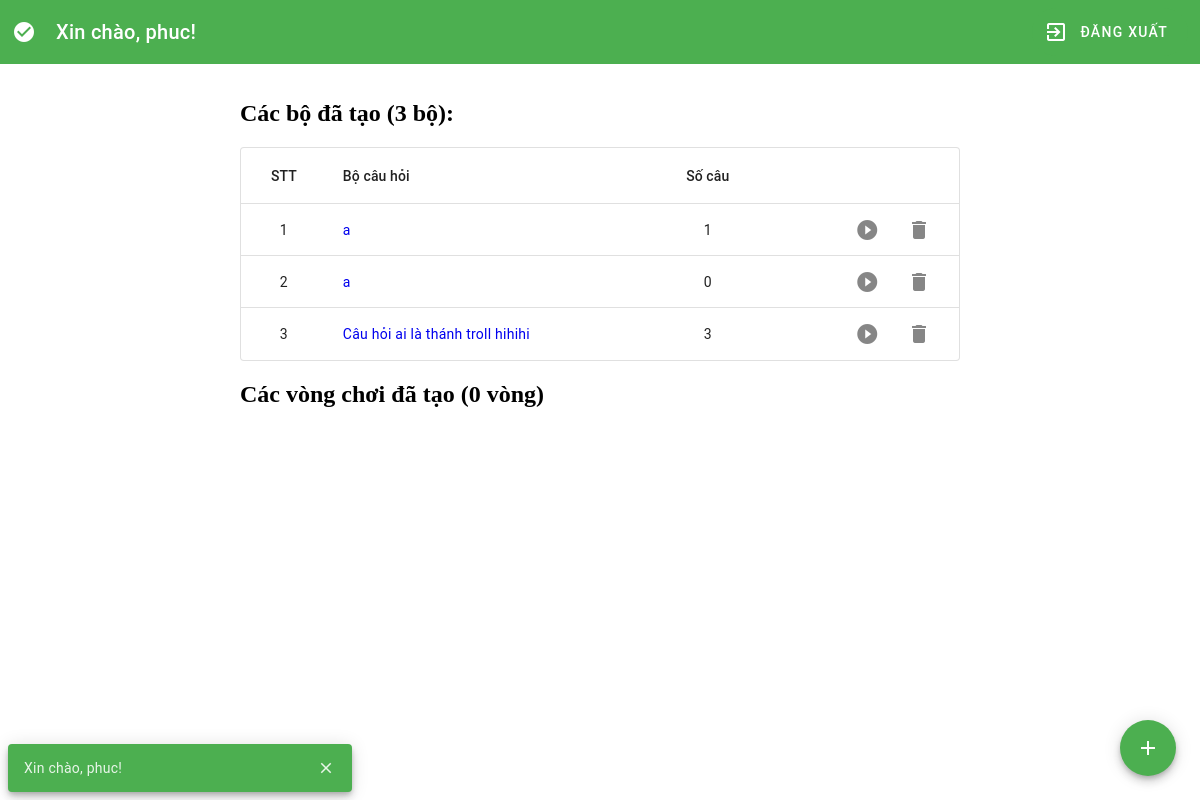
The page /admin/dashboard.php (signed in) on the database its author committed.
### tables this page shows
CREATE TABLE IF NOT EXISTS `daisy_collection` (
  `id` int(11) NOT NULL AUTO_INCREMENT COMMENT 'ID của bộ câu hỏi',
  `created_at` timestamp NULL DEFAULT current_timestamp() COMMENT 'Thời gian tạo của bộ câu hỏi này',
  `name` varchar(255) DEFAULT 'Bộ câu hỏi không tên' COMMENT 'Tên của bộ câu hỏi',
  `admin_id` int(11) DEFAULT NULL COMMENT 'Bộ câu hỏi thuộc về ai ? (Người tạo)',
  `description` text DEFAULT NULL COMMENT 'Mô tả về bộ câu hỏi',
  PRIMARY KEY (`id`),
  KEY `admin_id` (`admin_id`),
  CONSTRAINT `FK_daisy_collection_daisy_admin_login` FOREIGN KEY (`admin_id`) REFERENCES `daisy_admin` (`id`) ON DELETE CASCADE ON UPDATE CASCADE
);

### database.php (called while the page is built, shortened)
<?php
function path($dir)
{
	$str = '/DaisyQuizzes/' . $dir;
	return $str;
}

### admin/dashboard.php (the view, shortened to what this page needs)
<?php
$DOCUMENT_ROOT = $_SERVER['DOCUMENT_ROOT'];
if (substr_count($_SERVER['DOCUMENT_ROOT'], 'DaisyQuizzes') == 0) {
	$DOCUMENT_ROOT = $DOCUMENT_ROOT . '/DaisyQuizzes';
}
include $DOCUMENT_ROOT . '/database.php';
		?>
<html>
<head>
	<link href="<?php echo path("/assets/material-components-web.min.css") ?> " rel="stylesheet">
	<link href="./dashboard.css" rel="stylesheet" type="text/css">
</head>
<body>
	<header class="mdc-top-app-bar" data-mdc-auto-init="MDCTopAppBar">
		<div class="mdc-top-app-bar__row">
			<section class="mdc-top-app-bar__section mdc-top-app-bar__section--align-start">
				<i class="material-icons">check_circle</i><span class="mdc-top-app-bar__title">Xin chào, <?php echo $_SESSION['username']; ?>!</span> </section>
			<section class="mdc-top-app-bar__section mdc-top-app-bar__section--align-end">
				<button class="mdc-fab mdc-fab--extended" onclick="linkTo('./logout.php')">
					<span class="material-icons mdc-fab__icon">exit_to_app</span>
					<span class="mdc-fab__label">Đăng xuất</span>
				</button>
			</section>
		</div>
	</header>
	<div id="wrapper">
		<?php
		$id = $_SESSION['userid'];
		$const_status = [
			0 => 'Đóng',
			1 => 'Mở và chờ đợi',
			2 => 'Đang diễn ra'
		];
		$conn = db_connect();
		function get_collections($conn, $userid)
		{
			$sql = "SELECT name, daisy_collection.id, COUNT(daisy_question.id) as num_questions FROM daisy_collection " .
				"LEFT JOIN daisy_question ON daisy_question.collection_id=daisy_collection.id " .
				"WHERE admin_id = $userid GROUP BY daisy_collection.name, daisy_collection.id";
			$result = $conn->query($sql);
			return $result;
		}
		function get_rounds($conn, $userid)
		{
			$sql = "SELECT round, name, daisy_round.status FROM daisy_round, daisy_collection WHERE collection = id and daisy_round.admin_id = $userid";
			$result = $conn->query($sql);
			return $result;
		}
		function display($result)
		{
			echo "<h2 class='heading'>Các bộ đã tạo (" . $result->num_rows . " bộ):</h2>";
			$i = 0;
			?>
			<div class="mdc-data-table" data-mdc-auto-init="MDCDataTable">
				<table class="mdc-data-table__table" aria-label="Dessert calories">
					<thead>
						<tr class="mdc-data-table__header-row">
							<th class="mdc-data-table__header-cell text-center" role="columnheader" scope="col">STT</th>
							<th class="mdc-data-table__header-cell" role="columnheader" scope="col">Bộ câu hỏi<i></i></th>
							<th class="mdc-data-table__header-cell text-center" role="columnheader" scope="col">Số câu</th>
							<th class="mdc-data-table__header-cell" role="columnheader" scope="col"></th>
						</tr>
					</thead>
					<tbody class="mdc-data-table__content">
						<?php
							while ($row = $result->fetch_assoc()) {
								$id = $row['id'];
								$num = $row['num_questions'];
								$i++;
								?>
							<tr class="mdc-data-table__row">
								<td class="mdc-data-table__cell text-center"><?php echo $i; ?></td>
								<td class="mdc-data-table__cell"><a href='./manage-question?k=<?php echo $id; ?>' style="max-width: 500px;"> <?php echo  $row['name']; ?></a></td>
								<td class="mdc-data-table__cell text-center"><?php echo $num; ?></td>
								<td class="mdc-data-table__cell text-right">
									<button class="mdc-icon-button mdc-icon-edit material-icons" aria-label="CreateRound" onclick="open_confirm('add_circle', 'Tạo vòng chơi', '', './create_round.php?k=<?php echo $id; ?>', 'round')" title="Tạo vòng chơi"> play_circle_filled </button>
									<button class="mdc-icon-button mdc-icon-delete material-icons" aria-label="DeleteCollection" onclick="open_confirm('delete', 'Xoá bộ câu hỏi','Bạn có chắc muốn xoá bộ câu hỏi?', './middle_delete_collection.php?k=<?php echo $id; ?>')" title="Xoá bộ câu hỏi"> delete </button>
								</td>
							</tr>
						<?php
							}
							?>
					</tbody>
				</table>
			</div>
			<?php
			}
			function display_round($result, $const_status)
			{
				echo "<h2 class='heading'>Các vòng chơi đã tạo (" . $result->num_rows . " vòng) </h2>";
					?>
		<?php
		}
		$result = get_collections($conn, $id);
		display($result);
		$rounds = get_rounds($conn, $id);
		display_round($rounds, $const_status);
		?>
		<div class="tooltip">
			<button class="mdc-fab app-fab--absolute" aria-label="Add" onclick="open_confirm('add_circle', 'Tạo bộ câu hỏi', '', './middle_add_collection.php', 'collection')">
				<div class="mdc-fab__ripple"></div>
				<span class="mdc-fab__icon material-icons">add</span>
			</button>
		</div>
	</div>
	<div id="mdc-snackbar" class="mdc-snackbar mdc-snackbar--leading" data-mdc-auto-init="MDCSnackbar">
		<div class="mdc-snackbar__surface">
			<div id="mdc-snackbar-label" class="mdc-snackbar__label" role="status" aria-live="polite"></div>
			<div class="mdc-snackbar__actions">
				<button class="mdc-icon-button mdc-snackbar__dismiss material-icons" title="Dismiss">close</button>
			</div>
		</div>
	</div>
</body>
</html>

### admin/dashboard.css (style rules this page uses)
:root { --mdc-theme-primary: #1976d2 !important; }
body { margin: 0; }
#wrapper { display: flex; padding-top: 80px; flex-direction: column; width: 60%; justify-content: center; margin: 0 auto; }
.mdc-top-app-bar, .mdc-fab, .mdc-snackbar__surface { background-color: #4caf50; }
.mdc-fab--extended, .mdc-fab--extended:hover { background-color: #4caf50; box-shadow: none; }
.app-fab--absolute { position: fixed; bottom: 1rem; right: 1rem; }
@media (min-width: 1024px) { .app-fab--absolute { bottom: 1.5rem; right: 1.5rem; } }
.text-center { text-align: center; }
.text-right { text-align: right; }
table td a { text-decoration: none; display: block; max-width: 350px; overflow: hidden; text-overflow: ellipsis; }
.mdc-icon-edit, .mdc-icon-delete { opacity: 0.54; }
.tooltip { position: relative; display: inline-block; }

### rows shown on the page
daisy_collection: name "a", num "1"
daisy_collection: name "a", num "0"
daisy_collection: name "Câu hỏi ai là thánh troll hihihi", num "3"

### other values the page prints
$_SESSION['username'] "phuc"
$result->num_rows "3"
$result->num_rows "0"
